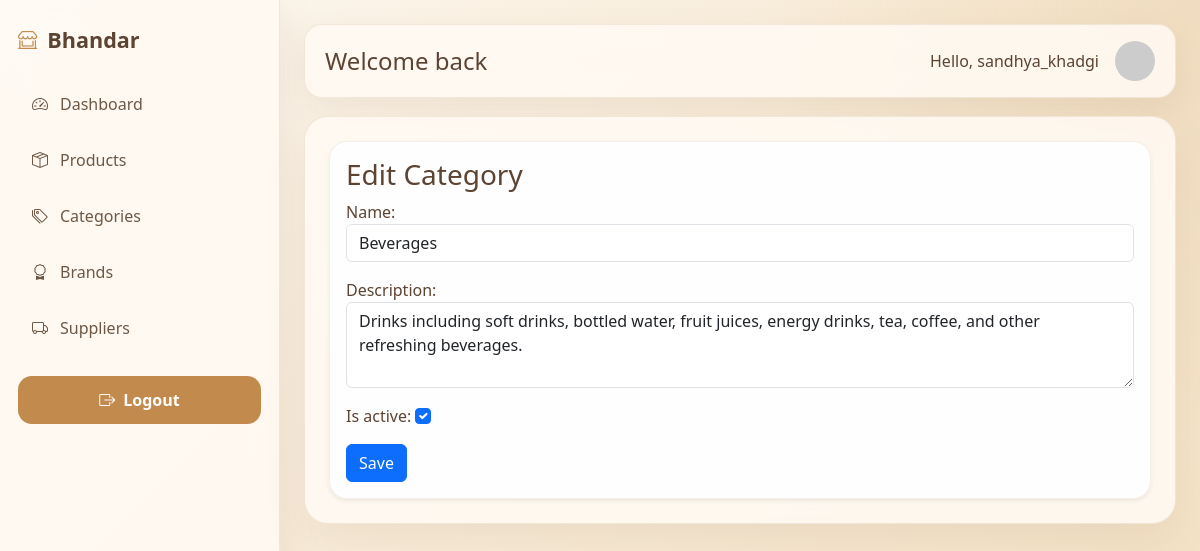
The page /categories/4/edit/ (signed in) on the database its author committed.
### categories/models.py (models this page shows, shortened)
class Category(models.Model):
    name = models.CharField(max_length=100, unique=True)
    description = models.TextField(blank=True)
    is_active = models.BooleanField(default=True)
    created_at = models.DateTimeField(auto_now_add=True)
    class Meta:
        ordering = ['name']

### categories/views.py (the view)
# urls.py: path('<int:pk>/edit/', CategoryUpdateView.as_view(), name='category_update'),
class CategoryUpdateView(LoginRequiredMixin, UpdateView):
    model = Category
    form_class = CategoryForm
    template_name = 'categories/category_form.html'
    success_url = reverse_lazy('categories:category_list')

### categories/forms.py
class CategoryForm(forms.ModelForm):
    class Meta:
        model = Category
        fields = ['name', 'description', 'is_active']
        widgets = {
            'name': forms.TextInput(attrs={'class': 'form-control'}),
            'description': forms.Textarea(attrs={'class': 'form-control', 'rows': 3}),
            'is_active': forms.CheckboxInput(attrs={'class': 'form-check-input'}),
        }

### templates/categories/category_form.html (shortened to what this page needs)
{% extends 'base.html' %}
{% block content %}
<div class="card shadow-sm"><div class="card-body"><h3>{% if form.instance.pk %}Edit{% else %}Create{% endif %} Category</h3><form method="post">{% csrf_token %}{{ form.as_p }}<button class="btn btn-primary" type="submit">Save</button></form></div></div>
{% endblock %}

### templates/base.html (shortened to what this page needs)
<!DOCTYPE html>
<html lang="en">
<head>
    <link rel="stylesheet" href="https://cdn.jsdelivr.net/npm/bootstrap@5.3.3/dist/css/bootstrap.min.css">
    <link rel="stylesheet" href="https://cdn.jsdelivr.net/npm/bootstrap-icons@1.11.3/font/bootstrap-icons.css">
</head>
<body>
    <div class="page-shell">
        <aside class="sidebar">
            <a class="sidebar-brand" href="{% url 'dashboard:home' %}">
    <i class="bi bi-shop-window"></i>
                <span>Bhandar</span>
            </a>
            <div class="nav-section">
                <a class="sidebar-link{% if request.resolver_match.namespace == 'dashboard' %} active{% endif %}" href="{% url 'dashboard:home' %}"><i class="bi bi-speedometer2"></i><span>Dashboard</span></a>
                <a class="sidebar-link" href="{% url 'products:product_list' %}"><i class="bi bi-box-seam"></i><span>Products</span></a>
                <a class="sidebar-link" href="{% url 'categories:category_list' %}"><i class="bi bi-tags"></i><span>Categories</span></a>
                <a class="sidebar-link" href="{% url 'brands:brand_list' %}"><i class="bi bi-award"></i><span>Brands</span></a>
                <a class="sidebar-link" href="{% url 'suppliers:supplier_list' %}"><i class="bi bi-truck"></i><span>Suppliers</span></a>
            </div>
           <div class="mt-4">
    {% if user.is_authenticated %}
        <form method="post" action="{% url 'accounts:logout' %}">
            <button type="submit" class="logout-btn">
                <i class="bi bi-box-arrow-right"></i> Logout
            </button>
        </form>
    {% else %}
        <a href="{% url 'accounts:login' %}" class="login-btn">
            <i class="bi bi-box-arrow-in-right"></i> Login
        </a>
    {% endif %}
</div>
        </aside>
        <main class="main-content">
            <div class="topbar">
                <div>
                    <h4 class="mb-0">Welcome back</h4>
                </div>
                <div class="d-flex align-items-center gap-3">
    <span>Hello, {{ user.username }}</span>
    <img src="https://ui-avatars.com/api/?name={{ user.username }}&background=2563eb&color=fff"
         class="rounded-circle"
         width="40"
         height="40">
</div>
            </div>
            <div class="content-panel">
                {% block content %}{% endblock %}
            </div>
        </main>
    </div>
</body>
</html>

### templates/base.html (style rules this page uses)
body { margin: 0; min-height: 100vh; font-family: 'Segoe UI', Tahoma, Geneva, Verdana, sans-serif; color: #5c4332; background: linear-gradient(135deg, #fdf8f2 0%, #f8ecd8 45%, #f3dfc2 100%); }
body::before { content: ''; position: fixed; inset: 0; background: radial-gradient(circle at top right, rgba(222, 184, 135, 0.25), transparent 30%); pointer-events: none; z-index: -1; }
.page-shell { display: flex; min-height: 100vh; }
.sidebar { width: 280px; padding: 24px 18px; background: rgba(255, 250, 243, 0.88); backdrop-filter: blur(18px); border-right: 1px solid rgba(181, 148, 105, 0.18); box-shadow: 0 12px 40px rgba(133, 94, 66, 0.12); }
.sidebar-brand { display: flex; align-items: center; gap: 10px; text-decoration: none; color: #5c4332; font-size: 1.35rem; font-weight: 700; margin-bottom: 24px; }
.sidebar-brand i { font-size: 1.2rem; color: #c28a4d; }
.nav-section { margin-top: 12px; }
.sidebar-link { display: flex; align-items: center; gap: 12px; padding: 12px 14px; border-radius: 14px; color: #6d5846; text-decoration: none; transition: all 0.25s ease; margin-bottom: 8px; }
.main-content { flex: 1; padding: 24px; display: flex; flex-direction: column; gap: 18px; }
.topbar { padding: 16px 20px; background: rgba(255, 250, 243, 0.88); border: 1px solid rgba(181, 148, 105, 0.18); border-radius: 18px; box-shadow: 0 10px 30px rgba(133, 94, 66, 0.10); backdrop-filter: blur(14px); display: flex; justify-content: space-between; align-items: center; gap: 12px; }
.content-panel { padding: 24px; background: rgba(255, 250, 243, 0.88); border: 1px solid rgba(181, 148, 105, 0.18); border-radius: 24px; box-shadow: 0 16px 40px rgba(133, 94, 66, 0.10); backdrop-filter: blur(16px); }
.card { background: rgba(255, 255, 255, 0.95); color: #5c4332; border: 1px solid rgba(181, 148, 105, 0.15); border-radius: 18px; box-shadow: 0 10px 30px rgba(133, 94, 66, 0.10); transition: transform 0.25s ease, box-shadow 0.25s ease; }
.logout-btn, .login-btn { width: 100%; display: flex; justify-content: center; align-items: center; gap: 8px; padding: 12px; background: #c28a4d; color: #fff; border: none; border-radius: 14px; font-weight: 600; text-decoration: none; transition: all 0.3s ease; cursor: pointer; }

### rows shown on the page
Category: name "Beverages", description "Drinks including soft drinks, bottled water, fruit juices, energy drinks, tea, coffee, and other refreshing beverages.", is_active "☑"

### other values the page prints
{{ user.username }} "sandhya_khadgi"
